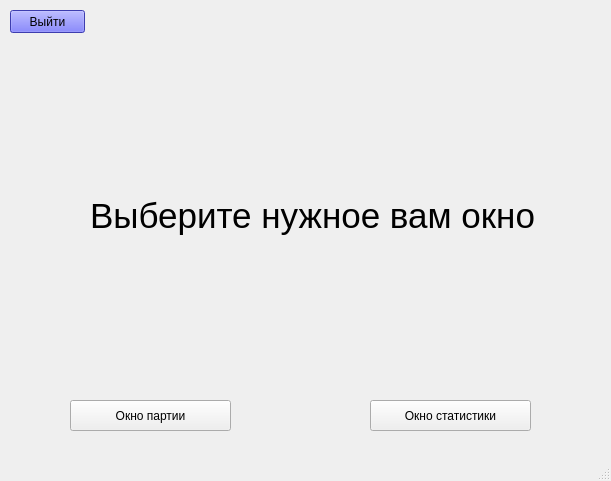
<?xml version="1.0" encoding="UTF-8"?>
<ui version="4.0">
 <class>kabinet</class>
 <widget class="QMainWindow" name="kabinet">
  <property name="geometry">
   <rect>
    <x>0</x>
    <y>0</y>
    <width>611</width>
    <height>481</height>
   </rect>
  </property>
  <property name="windowTitle">
   <string>Личный кабинет</string>
  </property>
  <widget class="QWidget" name="centralwidget">
   <widget class="QPushButton" name="exitkab">
    <property name="geometry">
     <rect>
      <x>10</x>
      <y>10</y>
      <width>75</width>
      <height>23</height>
     </rect>
    </property>
    <property name="styleSheet">
     <string notr="true">background-color: #5555F5</string>
    </property>
    <property name="text">
     <string>Выйти</string>
    </property>
   </widget>
   <widget class="QStackedWidget" name="stackedWidget">
    <property name="geometry">
     <rect>
      <x>30</x>
      <y>60</y>
      <width>581</width>
      <height>341</height>
     </rect>
    </property>
    <widget class="QWidget" name="home">
     <widget class="QLabel" name="labelkab">
      <property name="geometry">
       <rect>
        <x>60</x>
        <y>80</y>
        <width>461</width>
        <height>151</height>
       </rect>
      </property>
      <property name="font">
       <font>
        <pointsize>26</pointsize>
       </font>
      </property>
      <property name="text">
       <string>Выберите нужное вам окно</string>
      </property>
     </widget>
    </widget>
    <widget class="QWidget" name="stats_window"/>
    <widget class="QWidget" name="play_window">
     <widget class="QPushButton" name="play_btn">
      <property name="geometry">
       <rect>
        <x>200</x>
        <y>140</y>
        <width>161</width>
        <height>61</height>
       </rect>
      </property>
      <property name="text">
       <string>Сыграть</string>
      </property>
     </widget>
    </widget>
   </widget>
   <widget class="QPushButton" name="kabplay">
    <property name="geometry">
     <rect>
      <x>70</x>
      <y>400</y>
      <width>161</width>
      <height>31</height>
     </rect>
    </property>
    <property name="text">
     <string>Окно партии</string>
    </property>
   </widget>
   <widget class="QPushButton" name="kabstats">
    <property name="geometry">
     <rect>
      <x>370</x>
      <y>400</y>
      <width>161</width>
      <height>31</height>
     </rect>
    </property>
    <property name="text">
     <string>Окно статистики</string>
    </property>
   </widget>
  </widget>
  <widget class="QMenuBar" name="menubar">
   <property name="geometry">
    <rect>
     <x>0</x>
     <y>0</y>
     <width>611</width>
     <height>21</height>
    </rect>
   </property>
  </widget>
  <widget class="QStatusBar" name="statusbar"/>
 </widget>
 <resources/>
 <connections/>
</ui>
